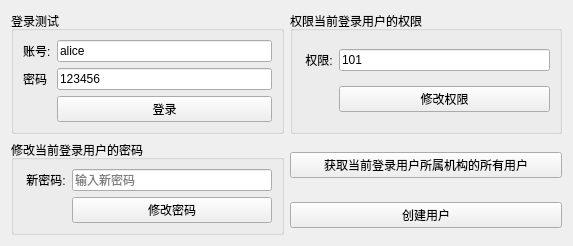
<?xml version="1.0" encoding="UTF-8"?>
<ui version="4.0">
 <class>Widget</class>
 <widget class="QWidget" name="Widget">
  <property name="geometry">
   <rect>
    <x>0</x>
    <y>0</y>
    <width>573</width>
    <height>244</height>
   </rect>
  </property>
  <property name="windowTitle">
   <string>Widget</string>
  </property>
  <layout class="QGridLayout" name="gridLayout_4">
   <item row="0" column="0">
    <widget class="QGroupBox" name="groupBox">
     <property name="title">
      <string>登录测试</string>
     </property>
     <layout class="QGridLayout" name="gridLayout">
      <item row="0" column="0">
       <widget class="QLabel" name="label">
        <property name="text">
         <string>账号:</string>
        </property>
       </widget>
      </item>
      <item row="0" column="1">
       <widget class="QLineEdit" name="usernameLineEdit">
        <property name="text">
         <string>alice</string>
        </property>
       </widget>
      </item>
      <item row="1" column="0">
       <widget class="QLabel" name="label_2">
        <property name="text">
         <string>密码</string>
        </property>
       </widget>
      </item>
      <item row="1" column="1">
       <widget class="QLineEdit" name="passwordLineEdit">
        <property name="text">
         <string>123456</string>
        </property>
       </widget>
      </item>
      <item row="2" column="1">
       <widget class="QPushButton" name="loginButton">
        <property name="text">
         <string>登录</string>
        </property>
       </widget>
      </item>
     </layout>
    </widget>
   </item>
   <item row="0" column="1">
    <widget class="QGroupBox" name="groupBox_2">
     <property name="title">
      <string>权限当前登录用户的权限</string>
     </property>
     <layout class="QGridLayout" name="gridLayout_2">
      <item row="0" column="0">
       <widget class="QLabel" name="label_3">
        <property name="text">
         <string> 权限:</string>
        </property>
       </widget>
      </item>
      <item row="0" column="1">
       <widget class="QLineEdit" name="permissionLineEdit">
        <property name="text">
         <string>101</string>
        </property>
        <property name="placeholderText">
         <string>输入整数权限</string>
        </property>
       </widget>
      </item>
      <item row="1" column="1">
       <widget class="QPushButton" name="changePermissionButton">
        <property name="text">
         <string>修改权限</string>
        </property>
       </widget>
      </item>
     </layout>
    </widget>
   </item>
   <item row="1" column="0" rowspan="2">
    <widget class="QGroupBox" name="groupBox_3">
     <property name="title">
      <string>修改当前登录用户的密码</string>
     </property>
     <layout class="QGridLayout" name="gridLayout_3">
      <item row="0" column="0">
       <widget class="QLabel" name="label_4">
        <property name="text">
         <string> 新密码:</string>
        </property>
       </widget>
      </item>
      <item row="0" column="1">
       <widget class="QLineEdit" name="newPasswordLineEdit">
        <property name="text">
         <string/>
        </property>
        <property name="placeholderText">
         <string>输入新密码</string>
        </property>
       </widget>
      </item>
      <item row="1" column="1">
       <widget class="QPushButton" name="changePasswordButton">
        <property name="text">
         <string>修改密码</string>
        </property>
       </widget>
      </item>
     </layout>
    </widget>
   </item>
   <item row="1" column="1">
    <widget class="QPushButton" name="findOrgUsersButton">
     <property name="text">
      <string>获取当前登录用户所属机构的所有用户</string>
     </property>
    </widget>
   </item>
   <item row="2" column="1">
    <widget class="QPushButton" name="createUserButton">
     <property name="text">
      <string>创建用户</string>
     </property>
    </widget>
   </item>
  </layout>
 </widget>
 <resources/>
 <connections/>
</ui>
